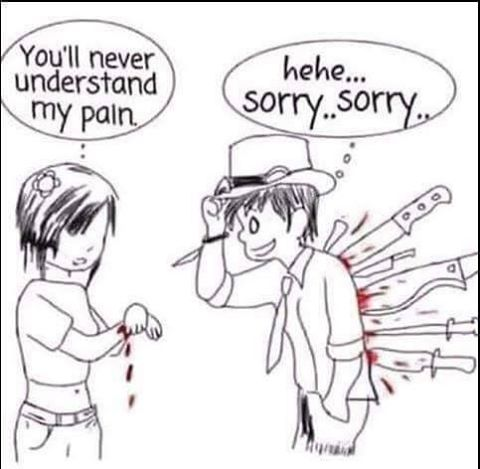
%> input picture 10.Week/1.jpg, 480 x 469 px
$ octave OtsuMethod.m   (GNU Octave 9; MATLAB toolbox functions it lacks are replaced by stand-ins)
%> lines starting %> are read from the running program, lines starting %| are printed output that depends on the picture; in (x1, y1, x2, y2) boxes, pixels count from 0 and x2, y2 are one past the last pixel; in counts of white or black regions, pixels touching at a corner belong together; the program's own positions count from 1
clear;close all;clc
img=imread('1.jpg');
%> img is the input picture: size 469x480x3 uint8; mean R, G, B 230.5, 228.5, 230
figure('Name','Original Image','NumberTitle','off');
imshow(img); title('Original Image');
img=rgb2gray(img);
%> img: size 469x480 uint8
figure('Name','Gray Image','NumberTitle','off');
imshow(img); title('Gray Image');
[U,V]=size(img);
%> U = 469; V = 480
h=zeros(1,256);
J=zeros(1,256);
for row=1:U
    for col=1:V
        p=img(row,col); h(p+1)=h(p+1)+1;
    end
end
%> after the loop, h = 256 values, max 104283 at index 255, min 0 at index 256, mean 879.4
P=h./(U*V);
%> P = 256 values, max 0.463 at index 255, min 0 at index 256, mean 0.00391
i=1:256;
NT=sum(i.*P);
%> NT = 229.9
for t=1:256
    W0=sum(P(1:t-1));
    W1=sum(P(t:256));
    WT=W0+W1;
    N0=sum((i(1:t-1).*P(1:t-1))/W0);
    N1=sum((i(t:256).*P(t:256))/W1);
    G0=W0*(N0-NT).^2;
    G1=W1*(N1-NT).^2;
    J(t)=G0+G1;
end
%> this loop made 256 passes
%> (W0, W1, N0, N1, G0, G1) on passes 1 to 3: (0, 1, 0, 229.9, 0, 3.23e-27), (0.00792, 0.992, 1, 231.7, 414.7, 3.31), (0.00977, 0.99, 1.19, 232.2, 511.2, 5.04)
[Max,Index]=max(J);
%> Max = 2186; Index = 183
threshold=Index-1;
%> threshold = 182
disp(['Threshold Value = ' num2str(threshold)]);
%| Threshold Value = 182
img(img<threshold)=0;
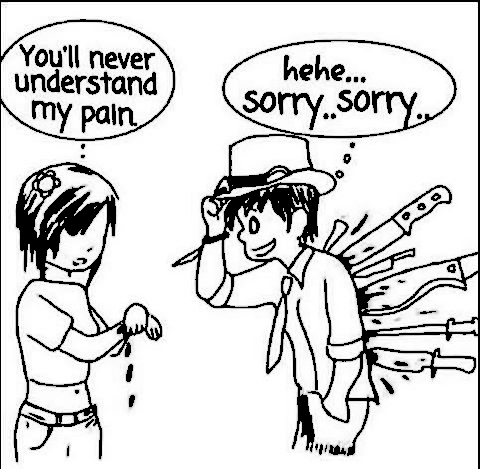
%> img: size 469x480 uint8; min 0, max 255, mean 212.9
img(img>=threshold)=255;
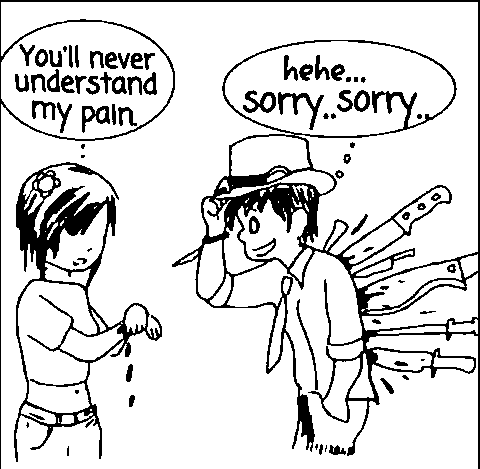
%> img: size 469x480 uint8; 85.7% white; 78 black regions (12 under 20 px), largest, box (x1, y1, x2, y2) and area: (0, 0, 480, 469) 17385, (14, 162, 162, 462) 7747, (278, 92, 324, 130) 461
figure('Name','Otsu Method Image','NumberTitle','off');
imshow(img); title('Otsu Method Image');
